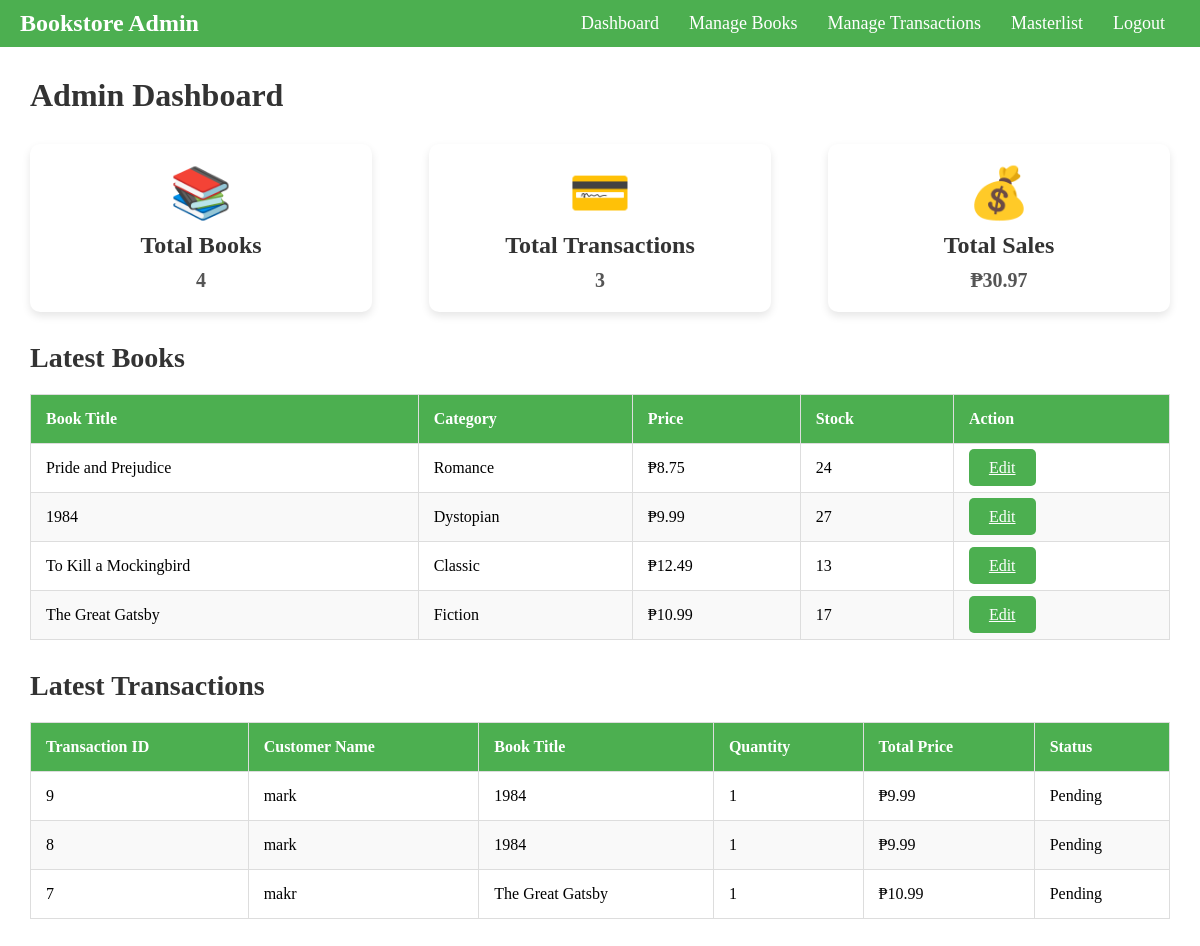
/admin_dashboard.php (signed in), run on the app's committed database.
### tables this page shows
CREATE TABLE `books` (
  `books_id` int(11) NOT NULL,
  `title` varchar(255) NOT NULL,
  `category` varchar(100) DEFAULT NULL,
  `price` decimal(10,2) NOT NULL,
  `stock` int(11) DEFAULT 0,
  `image_url` varchar(255) DEFAULT NULL,
  `description` text DEFAULT NULL
);

CREATE TABLE `transactions` (
  `transaction_id` int(11) NOT NULL,
  `customer_name` varchar(255) NOT NULL,
  `customer_email` varchar(255) NOT NULL,
  `book_id` int(11) NOT NULL,
  `quantity` int(11) NOT NULL,
  `total_price` decimal(10,2) NOT NULL,
  `transaction_date` timestamp NOT NULL DEFAULT current_timestamp(),
  `status` enum('Pending','Confirmed','Shipped','Canceled') DEFAULT 'Pending',
  `user_id` int(11) DEFAULT NULL
);

### admin_dashboard.php (the view, shortened to what this page needs)
<?php
include 'plugin/head.php';
include 'db.php';
$query_books_count = "SELECT COUNT(*) AS total_books FROM books";
$query_transactions_count = "SELECT COUNT(*) AS total_transactions FROM transactions";
$query_sales_total = "SELECT SUM(total_price) AS total_sales FROM transactions";
$result_books_count = $conn->query($query_books_count)->fetch_assoc();
$result_transactions_count = $conn->query($query_transactions_count)->fetch_assoc();
$result_sales_total = $conn->query($query_sales_total)->fetch_assoc();
?>
<!DOCTYPE html>
<html lang="en">
<head>
</head>
<body>
    <div class="main-content">
        <h3 class="card__title">Admin Dashboard</h3>
        <div class="dashboard-stats">
            <div class="stat-card">
                <div class="icon">📚</div>
                <h4>Total Books</h4>
                <p><?php echo $result_books_count['total_books']; ?></p>
            </div>
            <div class="stat-card">
                <div class="icon">💳</div>
                <h4>Total Transactions</h4>
                <p><?php echo $result_transactions_count['total_transactions']; ?></p>
            </div>
            <div class="stat-card">
                <div class="icon">💰</div>
                <h4>Total Sales</h4>
                <p>₱<?php echo number_format($result_sales_total['total_sales'], 2); ?></p>
            </div>
        </div>
        <section>
            <h4 class="section-title">Latest Books</h4>
            <div class="table-responsive">
                <table>
                    <thead>
                        <tr>
                            <th>Book Title</th>
                            <th>Category</th>
                            <th>Price</th>
                            <th>Stock</th>
                            <th>Action</th>
                        </tr>
                    </thead>
                    <tbody>
                        <?php
                        $query_latest_books = "SELECT * FROM books ORDER BY books_id DESC LIMIT 5";
                        $result_latest_books = $conn->query($query_latest_books);
                        if ($result_latest_books->num_rows > 0) {
                            while ($row = $result_latest_books->fetch_assoc()) {
                                echo "<tr>
                                    <td>{$row['title']}</td>
                                    <td>{$row['category']}</td>
                                    <td>₱{$row['price']}</td>
                                    <td>{$row['stock']}</td>
                                    <td><a href='manage_books.php?id={$row['books_id']}' class='btn'>Edit</a></td>
                                </tr>";
                            }
                        } else {
                            echo "<tr><td colspan='5'>No books found</td></tr>";
                        }
                        ?>
                    </tbody>
                </table>
            </div>
        </section>
        <section>
            <h4 class="section-title">Latest Transactions</h4>
            <div class="table-responsive">
                <table>
                    <thead>
                        <tr>
                            <th>Transaction ID</th>
                            <th>Customer Name</th>
                            <th>Book Title</th>
                            <th>Quantity</th>
                            <th>Total Price</th>
                            <th>Status</th>
                        </tr>
                    </thead>
                    <tbody>
                        <?php
                        $query_latest_transactions = "SELECT t.transaction_id, t.customer_name, b.title AS book_title, t.quantity, t.total_price, t.status FROM transactions t INNER JOIN books b ON t.book_id = b.books_id ORDER BY t.transaction_id DESC LIMIT 5";
                        $result_latest_transactions = $conn->query($query_latest_transactions);
                        if ($result_latest_transactions->num_rows > 0) {
                            while ($row = $result_latest_transactions->fetch_assoc()) {
                                echo "<tr>
                                    <td>{$row['transaction_id']}</td>
                                    <td>{$row['customer_name']}</td>
                                    <td>{$row['book_title']}</td>
                                    <td>{$row['quantity']}</td>
                                    <td>₱{$row['total_price']}</td>
                                    <td>{$row['status']}</td>
                                </tr>";
                            }
                        } else {
                            echo "<tr><td colspan='6'>No transactions found</td></tr>";
                        }
                        ?>
                    </tbody>
                </table>
            </div>
        </section>
    </div>
</body>
</html>

### plugin/head.php (style rules this page uses)
* { margin: 0; padding: 0; box-sizing: border-box; }

### admin_dashboard.php (style rules this page uses)
.main-content { padding: 30px; flex-grow: 1; background-color: #fff; }
h3.card__title { font-size: 32px; color: #333; font-weight: 600; margin-bottom: 30px; }
.dashboard-stats { display: flex; justify-content: space-between; margin-bottom: 30px; }
.stat-card { background-color: #fff; border-radius: 10px; padding: 20px; box-shadow: 0 4px 8px rgba(0, 0, 0, 0.1); width: 30%; text-align: center; transition: transform 0.3s ease-in-out; }
.stat-card h4 { font-size: 24px; color: #333; font-weight: bold; margin-bottom: 10px; }
.stat-card p { font-size: 20px; color: #555; font-weight: 600; }
.stat-card .icon { font-size: 50px; margin-bottom: 10px; color: #4CAF50; }
.section-title { font-size: 28px; color: #333; margin-bottom: 20px; font-weight: 600; }
.table-responsive { overflow-x: auto; }
table { width: 100%; border-collapse: collapse; margin-bottom: 30px; }
table th, table td { padding: 15px; text-align: left; border: 1px solid #ddd; }
table th { background-color: #4CAF50; color: #fff; }
table tr:nth-child(even) { background-color: #f9f9f9; }
.btn { background-color: #4CAF50; color: white; padding: 10px 20px; border: none; border-radius: 5px; cursor: pointer; font-size: 16px; transition: background-color 0.3s ease; }

### data on the page
books: title "Pride and Prejudice", category "Romance", price "8.75", stock "24"
books: title "1984", category "Dystopian", price "9.99", stock "27"
books: title "To Kill a Mockingbird", category "Classic", price "12.49", stock "13"
books: title "The Great Gatsby", category "Fiction", price "10.99", stock "17"
transactions: transaction_id "9", customer_name "mark", book.title "1984", quantity "1", total_price "9.99", status "Pending"
transactions: transaction_id "8", customer_name "mark", book.title "1984", quantity "1", total_price "9.99", status "Pending"
transactions: transaction_id "7", customer_name "makr", book.title "The Great Gatsby", quantity "1", total_price "10.99", status "Pending"

### other printed values
$result_books_count['total_books'] "4"
$result_transactions_count['total_transactions'] "3"
$result_sales_total['total_sales'] "30.97"
